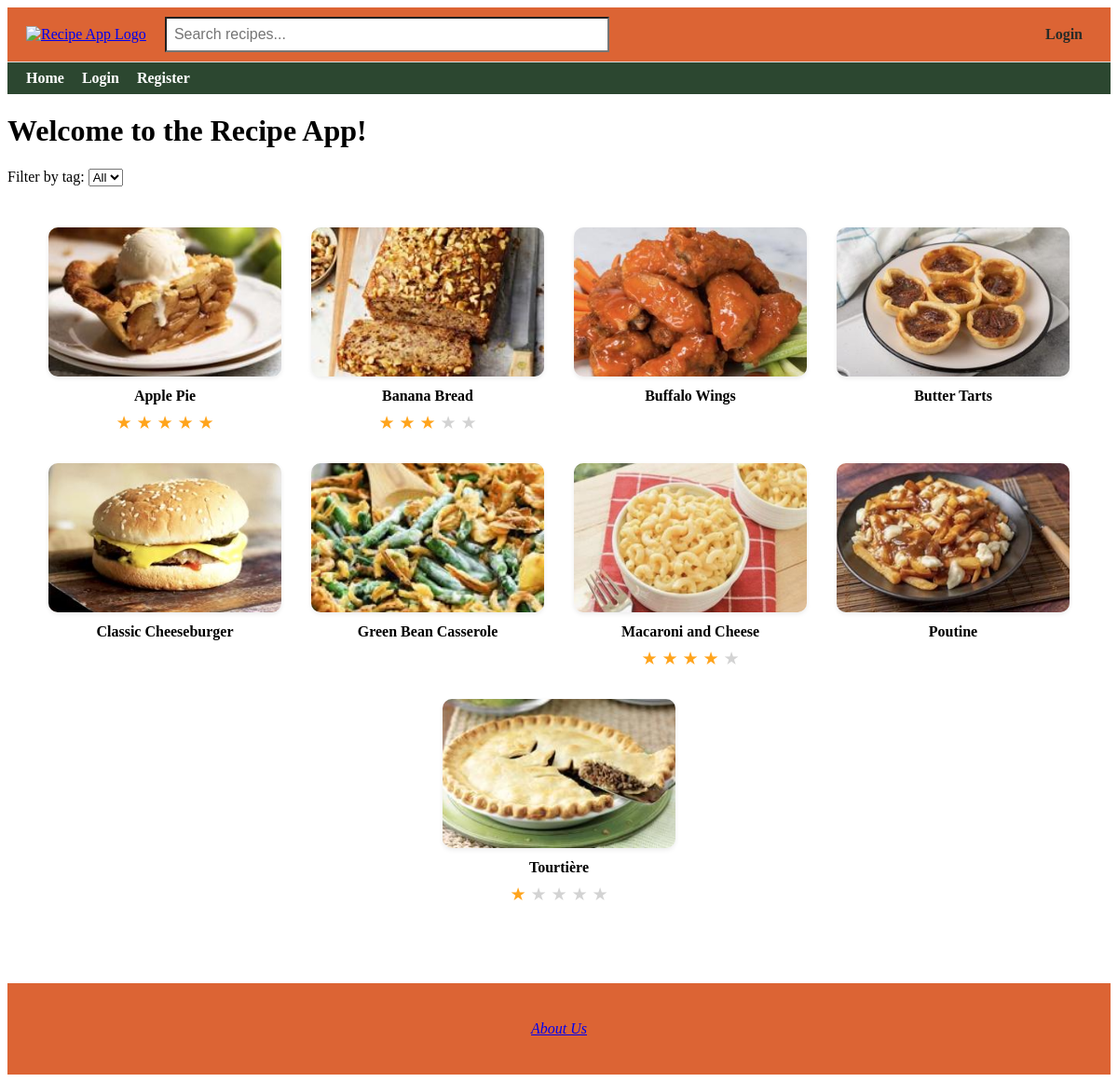
Before: / with the older database file.
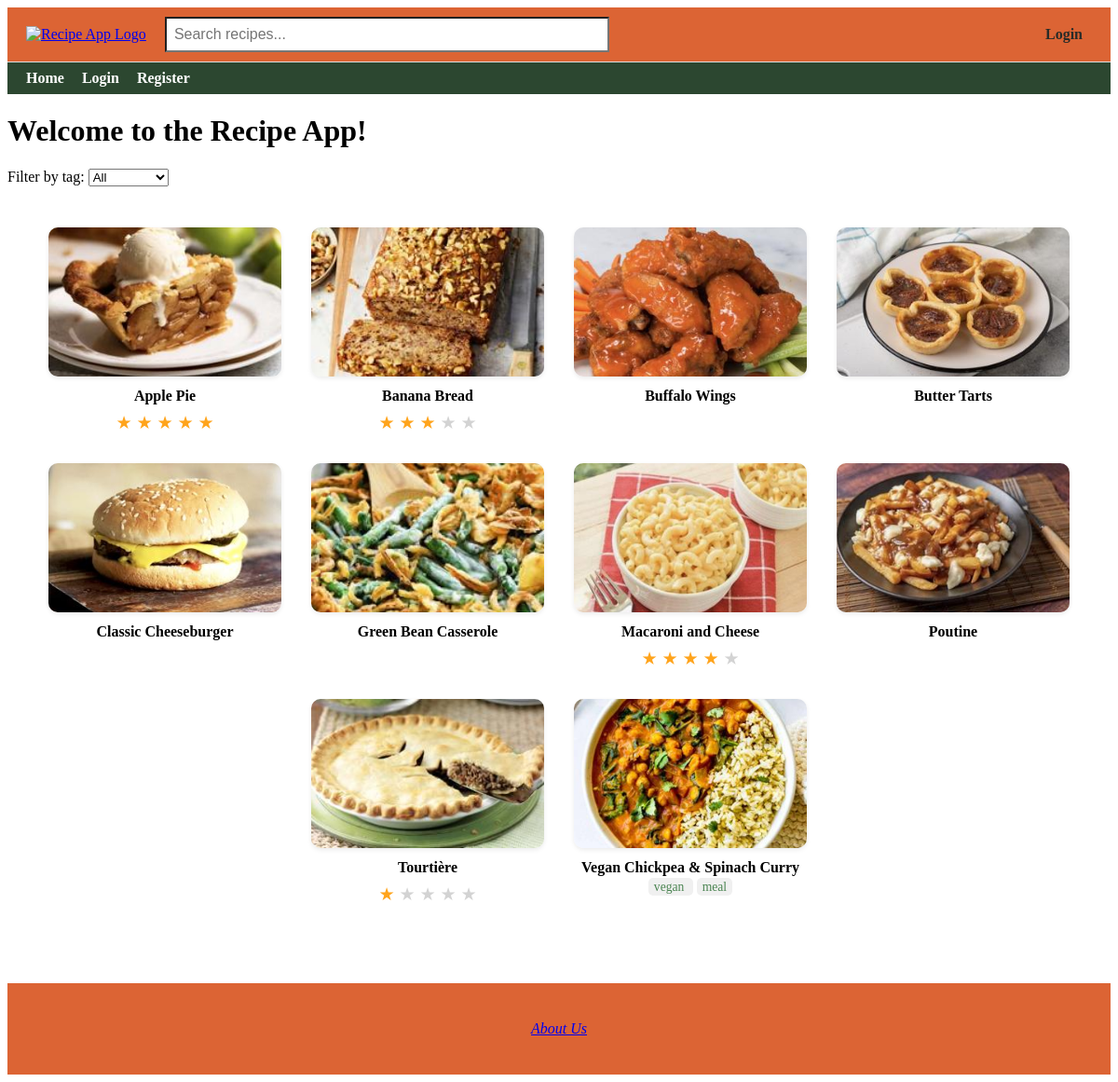
After: the same page with the newer database file.
### app/models.py (models this page shows)
class Recipe(db.Model):
    id = db.Column(db.Integer, primary_key=True)
    title = db.Column(db.String(100), nullable=False)
    description = db.Column(db.Text, nullable=False)
    ingredients = db.Column(db.Text, nullable=True)
    instructions = db.Column(db.Text, nullable=True)
    image_filename = db.Column(db.String(120), nullable=True)
    created = db.Column(db.DateTime, default=get_local_time)
    user_id = db.Column(db.Integer, db.ForeignKey('user.id'), nullable=False)
    rating_sum = db.Column(db.Integer, default=0)
    rating_count = db.Column(db.Integer, default=0)
    user = db.relationship('User', backref=db.backref('user_recipes', lazy=True), overlaps="author,recipes")
    comments = db.relationship('Comment', backref=db.backref('recipe', lazy=True)) #Relationship to comments (one-to-many)
    tags = db.relationship(
        'Tag',
        secondary=recipe_tags,
        backref=db.backref('recipes', lazy='dynamic'),
        lazy='dynamic'
    )
    @property
    def average_rating(self):
        if not self.rating_count or not self.rating_sum:
            return None
        return round(self.rating_sum / self.rating_count, 1)

class Tag(db.Model):
    id = db.Column(db.Integer, primary_key=True)
    name = db.Column(db.String(32), unique=True, nullable=False)

### app/routes.py (the view)
@app.route('/', methods=['GET'])
def home():
    selected_tag = request.args.get('tag')
    tags = Tag.query.all()
    if selected_tag:
        recipes = Recipe.query.join(Recipe.tags).filter(Tag.name == selected_tag).all()
    else:
        recipes = Recipe.query.order_by(Recipe.title.asc()).all()
    return render_template('home.html', recipes=recipes, tags=tags, selected_tag=selected_tag)

### app/routes.py (called while the page is built)
@app.context_processor
def inject_user():
    return dict(current_user=current_user)

### app/templates/home.html (shortened to what this page needs)
{% extends "base.html" %}
{% block content %}
<h1>Welcome to the Recipe App!</h1>
<form method="GET" action="{{ url_for('home') }}" style="margin: 20px 0;">
    <label for="tag">Filter by tag:</label>
    <select name="tag" id="tag" onchange="this.form.submit()">
        <option value="">All</option>
    </select>
</form>
{% set colors = ['#FF6B6B', '#6BCB77', '#4D96FF', '#FFC75F', '#F9F871', '#A393EB', '#FF9671', '#00C9A7', '#D65DB1', '#845EC2'] %}
<div class="recipe-grid">
    {% for recipe in recipes %}
        {% set has_image = recipe.image_filename is not none %}
        {% set color = colors[recipe.id % colors|length] %}
        {% set bg_color = (not has_image) and color or 'transparent' %}
        <a href="{{ url_for('recipe_details', id=recipe.id) }}"
           class="recipe-card {% if has_image %}has-image{% endif %}">
            <div class="recipe-card-box" style="{% if not has_image %}background-color: {{ color }};{% endif %}">
                {% if has_image %}
                    <img src="{{ url_for('static', filename='uploads/' + recipe.image_filename) }}"
                         alt="{{ recipe.title }}">
                {% endif %}
            </div>
            <div class="recipe-title">{{ recipe.title }}</div>
                {% if recipe.tags %}
                    <div style="font-size: 0.85em; color: #4A8451; text-align: center; margin-top: 4px;">
                        {% for tag in recipe.tags %}
                            <span style="background-color: #f0f0f0; padding: 2px 6px; border-radius: 5px; margin: 0 2px;">
                                {{ tag.name }}
                            </span>
                        {% endfor %}
                    </div>
                 {% endif %}
            {% if recipe.average_rating %}
            <div class="stars">
                {% for i in range(1, 6) %}
                    {% if recipe.average_rating >= i %}
                        ★
                    {% elif recipe.average_rating > i - 1 %}
                        <span style="position: relative; display: inline-block;">
                            <span style="color: #FFA41C;">★</span>
                            <span style="position: absolute; left: 0; color: lightgray; width: 50%; overflow: hidden;">★</span>
                        </span>
                    {% else %}
                        <span style="color: lightgray;">★</span>
                    {% endif %}
                {% endfor %}
            </div>
            {% endif %}
        </a>
    {% endfor %}
</div>
{% endblock %}

### app/templates/base.html (shortened to what this page needs)
<!DOCTYPE html>
<html lang="en">
<head>
</head>
<body>
    <div class="top-navbar">
        <div class="logo">
            <a href="{{ url_for('home') }}">
                <img src="{{ url_for('static', filename='spartan.png') }}" alt="Recipe App Logo">
            </a>
        </div>
        <div class="search-bar">
            <form action="{{ url_for('visitor_recipes') }}" method="get">
                <input type="text" name="q" placeholder="Search recipes...">
            </form>
        </div>
        <div class="login-link">
            {% if current_user.is_authenticated %}
                <div class="dropdown">
                    <button class="dropdown-toggle">{{ current_user.username }} ▼</button>
                    <div class="dropdown-content">
                        <a href="{{ url_for('public_profile', user_id=current_user.id) }}">Profile</a>
                        <a href="{{ url_for('view_profile') }}">Settings</a>
                        <a href="{{ url_for('logout') }}">Logout</a>
                    </div>
                </div>
            {% elif session.get('visitor_email') %}
                <a href="{{ url_for('logout') }}">Exit Visitor Mode</a>
            {% else %}
                <a href="{{ url_for('login') }}">Login</a>
            {% endif %}
        </div>
    </div>
    <div class="bottom-navbar">
    <a href="{{ url_for('home') }}" {% if request.endpoint == 'home' %}class="active"{% endif %}>Home</a>
    {% if current_user.is_authenticated %}
        <a href="{{ url_for('recipes') }}" {% if request.endpoint == 'recipes' %}class="active"{% endif %}>My Recipes</a>
        <a href="{{ url_for('view_favorites') }}" {% if request.endpoint == 'view_favorites' %}class="active"{% endif %}>Favorites</a>
        <a href="{{ url_for('make_recipe') }}" {% if request.endpoint == 'make_recipe' %}class="active"{% endif %}>Make Recipe</a>
        <a href="{{ url_for('logout') }}">Logout</a>
    {% elif session.get('visitor_email') %}
        <a href="{{ url_for('visitor_recipes') }}" {% if request.endpoint == 'visitor_recipes' %}class="active"{% endif %}>Visitor Recipes</a>
        <a href="{{ url_for('logout') }}">Exit Visitor Mode</a>
    {% else %}
        <a href="{{ url_for('login') }}" {% if request.endpoint == 'login' %}class="active"{% endif %}>Login</a>
        <a href="{{ url_for('register') }}" {% if request.endpoint == 'register' %}class="active"{% endif %}>Register</a>
    {% endif %}
    </div>
    {% block content %}{% endblock %}
    <footer>
    <a href="{{ url_for('about_us') }}">About Us</a>
</footer>
</body>
</html>

### app/templates/base.html (style rules this page uses)
.top-navbar { display: flex; align-items: center; justify-content: space-between; padding: 10px 20px; background-color: #dc6434; border-bottom: 1px solid #ddd; }
.top-navbar .logo img { height: 50px; }
.top-navbar .search-bar { flex: 1; margin: 0 20px; }
.top-navbar .search-bar input[type="text"] { width: 50%; padding: 8px; font-size: 16px; background-color: #ffffff }
.top-navbar .login-link a { margin-left: 10px; margin-right: 10px; font-weight: bold; text-decoration: none; color: #282B28; transition: color 0.2s ease; }
.bottom-navbar { background-color: #2c4730; padding: 8px 20px; }
.bottom-navbar a { margin-right: 15px; text-decoration: none; font-weight: bold; color: #ffffff; }
footer { margin-top: 60px; padding: 40px 20px; text-align: center; background-color: #dc6434; color: #fbdb92; font-style: italic; }

### app/templates/home.html (style rules this page uses)
.recipe-grid { display: flex; flex-wrap: wrap; justify-content: center; gap: 32px; padding: 24px; max-width: 1200px; margin: 0 auto; }
.recipe-card { width: 250px; text-decoration: none; color: inherit; display: flex; flex-direction: column; align-items: center; }
.recipe-card-box { width: 100%; height: 160px; border-radius: 10px; overflow: hidden; box-shadow: 0 2px 5px rgba(0, 0, 0, 0.08); transition: transform 0.2s ease, box-shadow 0.2s ease; }
.recipe-card img { width: 100%; height: 100%; object-fit: cover; display: block; }
.recipe-title { margin-top: 12px; font-weight: bold; font-size: 1em; text-align: center; }
.stars { color: #FFA41C; font-size: 1.2em; margin-top: 4px; }

Changed rows visible on the page:
added Recipe: image_filename (picture), title "Vegan Chickpea & Spinach Curry"
added Tag: name "vegan"
added Tag: name "meal"
